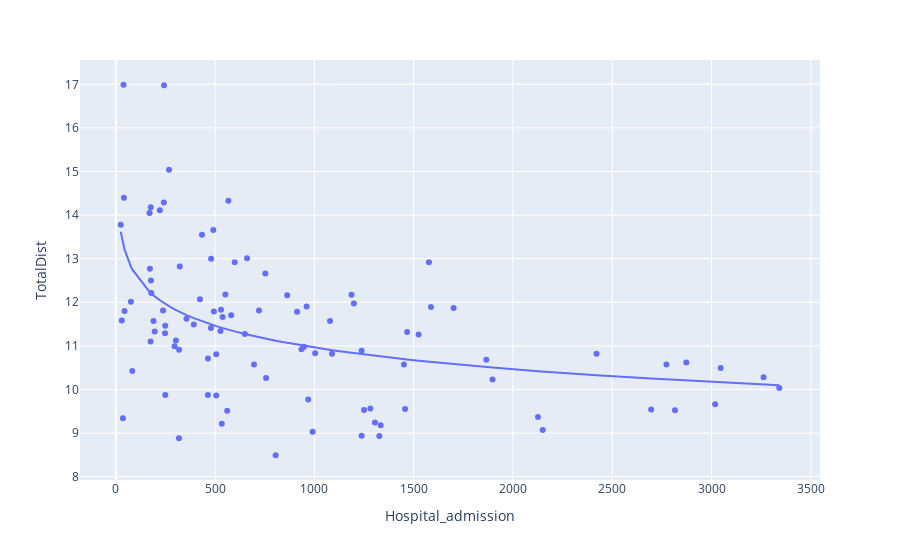

Notebook source saved alongside this figure:
### Code cell
merged_nozero = pd.DataFrame(merged.drop(merged[merged['Hospital_admission'] == float(0)].index))
merged_nozero.sort_values(by=['TotalDist'])

fig = px.scatter(merged_nozero, x='Hospital_admission', y='TotalDist',
                trendline='ols', trendline_options=dict(log_x=True))
fig.update_layout(autotypenumbers='convert types', yaxis={'categoryorder': 'total ascending'})
fig.show()
